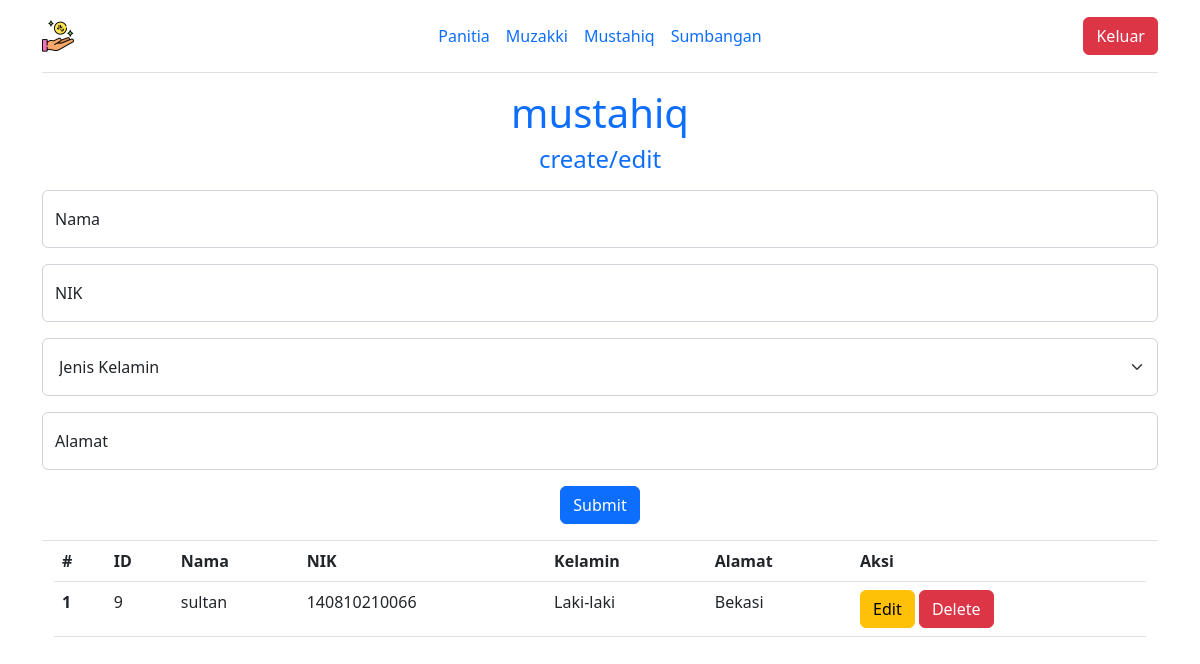
The page /sisdat/mustahiq.php on the database its author committed.
### tables this page shows
CREATE TABLE `mustahiq` (
  `id_mustahiq` int(11) NOT NULL,
  `nama` varchar(30) NOT NULL,
  `nik` varchar(15) NOT NULL,
  `kelamin` varchar(15) NOT NULL,
  `alamat` varchar(255) NOT NULL
);

### sisdat/mustahiq.php (the view, shortened to what this page needs)
<?php
$koneksi = mysqli_connect("localhost","root","","zis");
$nama = "";
$nik = "";
$alamat = "";
?>
<!DOCTYPE html>
<html lang="en">
<head>
    <link href="https://cdn.jsdelivr.net/npm/bootstrap@5.2.0-beta1/dist/css/bootstrap.min.css" rel="stylesheet" />
</head>
<body>
    <div class="container">
    <header class="d-flex flex-wrap align-items-center justify-content-center justify-content-md-between py-3 mb-2 border-bottom">
        <a class="d-flex align-items-center col-md-3 mb-2 mb-md-0 text-dark text-decoration-none">
          <img src="give.png" alt="" width="32px">
        </a>
        <ul class="nav col-12 col-md-auto mb-2 justify-content-center mb-md-0">
            <li><a href="panitia.php" class="nav-link px-2">Panitia</a></li>
            <li><a href="muzakki.php" class="nav-link px-2">Muzakki</a></li>
            <li><a href="mustahiq.php" class="nav-link px-2">Mustahiq</a></li>
            <li><a href="sumbangan.php" class="nav-link px-2">Sumbangan</a></li>
        </ul>
        <div class="col-md-3 text-end">
            <a href="index.php">
                <button type="submit" name="keluar" class="btn btn-danger" id="myBtn">Keluar</button>
            </a>
        </div>
    </header>
    <section>
          <div class="mustahiq border-bottom pb-3">
            <div class="text-center text-primary m-3">
              <h1>mustahiq</h1>
              <h4>create/edit</h4>
            </div>
            <form action="" method="post">
              <div class="form-floating mb-3">
                <input type="text" class="form-control" id="nama" name="nama" placeholder="Nama" value="<?php echo $nama ?>"/>
                <label for="nik">Nama</label>
              </div>
              <div class="form-floating mb-3">
                <input type="number" class="form-control" id="nik" name="nik" placeholder="NIK" value="<?php echo $nik ?>"/>
                <label for="nik">NIK</label>
              </div>
              <div class="mb-3">
                <select class="form-select p-3" id="kelamin" name="kelamin">
                  <option selected disabled>Jenis Kelamin</option>
                </select>
              </div>
              <div class="form-floating mb-3">
                <input type="text" class="form-control" id="alamat" name="alamat" placeholder="Alamat" value="<?php echo $alamat ?>"/>
                <label for="alaamt">Alamat</label>
              </div>
              <div class="text-center">
                <button type="submit" name="daftar" class="btn btn-primary">Submit</button>
              </div>
            </form>
          </div>
        </section>
        <div class="container">
            <table class="table">
                <thead>
                    <tr>
                        <th scope="col">#</th>
                        <th scope="col">ID</th>
                        <th scope="col">Nama</th>
                        <th scope="col">NIK</th>
                        <th scope="col">Kelamin</th>
                        <th scope="col">Alamat</th>
                        <th scope="col">Aksi</th>
                    </tr>
                </thead>
                <tbody>
                    <?php
                        $cek = mysqli_query($koneksi, "select * from mustahiq order by id_mustahiq desc");
                        $urut = 1;
                        while($r = mysqli_fetch_array($cek)){
                            $id = $r['id_mustahiq'];
                            $nama = $r['nama'];
                            $nik = $r['nik'];
                            $kelamin = $r['kelamin'];
                            $alamat = $r['alamat'];
                    ?>
                    <tr>
                        <th scope="row"><?php echo $urut++ ?></th>
                        <td scope="row"><?php echo $id ?></th>
                        <td scope="row"><?php echo $nama ?></th>
                        <td scope="row"><?php echo $nik ?></th>
                        <td scope="row"><?php echo $kelamin ?></th>
                        <td scope="row"><?php echo $alamat ?></th>
                        <td scope="row">
                            <a href="mustahiq.php?op=edit&id=<?php echo $id ?>"><button type="button" class="btn btn-warning">Edit</button></a>
                            <a href="mustahiq.php?op=delete&id=<?php echo $id?>" onclick="return confirm('Yakin mau delete data?')"><button type="button" class="btn btn-danger">Delete</button></a>
                        </td>
                    </tr>
                    <?php
                        }
                    ?>
                </tbody>
            </table>
        </div>
    </div>
</body>
</html>

### rows shown on the page
mustahiq: id_mustahiq "9", nama "sultan", nik "140810210066", kelamin "Laki-laki", alamat "Bekasi"
